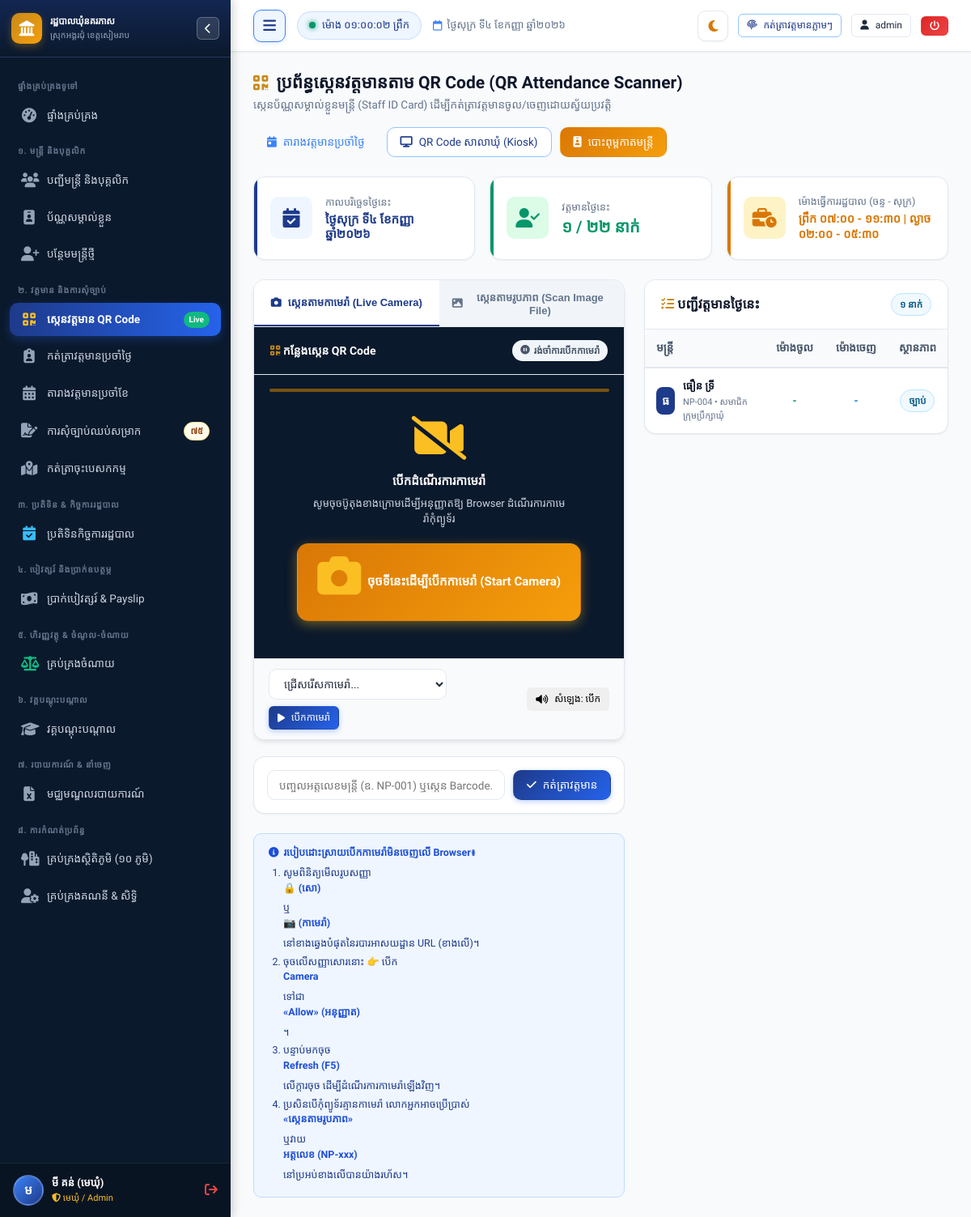
Screenshot of /attendance/scan (signed in) with the database file from the repository.
### tables this page shows
CREATE TABLE attendance (
        id INTEGER PRIMARY KEY AUTOINCREMENT,
        staff_id INTEGER NOT NULL,
        date TEXT NOT NULL,
        check_in_time TEXT,
        check_out_time TEXT,
        status TEXT NOT NULL DEFAULT 'present', -- 'present', 'late', 'early_leave', 'absent', 'on_leave', 'mission'
        remarks TEXT,
        recorded_by INTEGER,
        created_at TIMESTAMP DEFAULT CURRENT_TIMESTAMP,
        UNIQUE(staff_id, date),
        FOREIGN KEY (staff_id) REFERENCES staff (id) ON DELETE CASCADE
    );

CREATE TABLE staff (
        id INTEGER PRIMARY KEY AUTOINCREMENT,
        officer_code TEXT UNIQUE NOT NULL,
        name_kh TEXT NOT NULL,
        name_en TEXT NOT NULL,
        gender TEXT NOT NULL, -- 'ប្រុស', 'ស្រី'
        dob TEXT NOT NULL,
        national_id TEXT,
        phone TEXT,
        email TEXT,
        village TEXT NOT NULL,
        commune TEXT DEFAULT 'នគរភាស',
        district TEXT DEFAULT 'វ៉ារិន',
        province TEXT DEFAULT 'សៀមរាប',
        address TEXT,
        category TEXT NOT NULL, -- 'council', 'clerk', 'contract', 'village'
        position_title_kh TEXT NOT NULL,
        position_title_en TEXT,
        cadre_level TEXT, -- កម្រិតក្របខណ្ឌ
        appointment_date TEXT,
        contract_end_date TEXT,
        base_salary REAL DEFAULT 0,
        position_allowance REAL DEFAULT 0,
        family_allowance REAL DEFAULT 0,
        education_level TEXT,
        photo TEXT,
        status TEXT DEFAULT 'active', -- 'active', 'resigned', 'retired', 'suspended'
        emergency_contact TEXT,
        notes TEXT,
        created_at TIMESTAMP DEFAULT CURRENT_TIMESTAMP,
        updated_at TIMESTAMP DEFAULT CURRENT_TIMESTAMP
    );

### app.py (the view)
@app.route("/attendance/scan")
@login_required
def attendance_scan():
    today_str = date.today().strftime("%Y-%m-%d")
    conn = get_db()
    cursor = conn.cursor()
    cursor.execute("SELECT COUNT(*) FROM staff WHERE status = 'active'")
    total_staff = cursor.fetchone()[0]
    cursor.execute("SELECT COUNT(*) FROM attendance WHERE date = ?", (today_str,))
    today_present = cursor.fetchone()[0]
    cursor.execute("""
        SELECT a.id, a.check_in_time, a.check_out_time, a.status, a.remarks,
               s.id as staff_id, s.officer_code, s.name_kh, s.name_en, s.photo, s.position_title_kh, s.village, s.category
        FROM attendance a
        JOIN staff s ON a.staff_id = s.id
        WHERE a.date = ?
        ORDER BY a.id DESC
    """, (today_str,))
    today_records = cursor.fetchall()
    conn.close()
    today_dt = date.today()
    is_weekend = today_dt.weekday() in [5, 6]
    day_name_kh = "ថ្ងៃសៅរ៍" if today_dt.weekday() == 5 else ("ថ្ងៃអាទិត្យ" if today_dt.weekday() == 6 else "")
    return render_template(
        "attendance/scan.html",
        today_str=today_str,
        today_kh=format_khmer_date(today_dt),
        is_weekend=is_weekend,
        day_name_kh=day_name_kh,
        total_staff=total_staff,
        today_present=today_present,
        today_records=today_records,
        categories=STAFF_CATEGORIES,
        statuses=ATTENDANCE_STATUSES
    )

### app.py (called while the page is built)
@app.template_filter("kh_num")
def kh_num_filter(val):
    return to_khmer_num(val)

### database.py (called while the page is built)
def get_db():
    if DATABASE_URL:
        import psycopg2
        import psycopg2.extras
        url = DATABASE_URL
        if url.startswith("postgres://"):
            url = url.replace("postgres://", "postgresql://", 1)
        raw_conn = psycopg2.connect(url, sslmode="require")
        return PostgresConnectionWrapper(raw_conn)
    else:
        conn = sqlite3.connect(DB_PATH)
        conn.row_factory = sqlite3.Row
        conn.execute("PRAGMA foreign_keys = ON")
        return conn

### utils/helpers.py (called while the page is built)
def to_khmer_num(number_or_str):
    if number_or_str is None:
        return ""
    s = str(number_or_str)
    return "".join(KHMER_DIGITS.get(ch, ch) for ch in s)

def format_khmer_date(date_val, include_day_name=True):
    if not date_val:
        return ""
    if isinstance(date_val, str):
        try:
            date_val = datetime.strptime(date_val[:10], "%Y-%m-%d").date()
        except Exception:
            return date_val
    day_name = KHMER_DAYS[date_val.weekday()] if include_day_name else ""
    day_num = to_khmer_num(date_val.day)
    month_name = KHMER_MONTHS[date_val.month]
    year_num = to_khmer_num(date_val.year)
    if include_day_name:
        return f"{day_name} ទី{day_num} ខែ{month_name} ឆ្នាំ{year_num}"
    return f"ថ្ងៃទី{day_num} ខែ{month_name} ឆ្នាំ{year_num}"

def login_required(f):
    @wraps(f)
    def decorated_function(*args, **kwargs):
        if 'user_id' not in session:
            flash("សូមចូលប្រើប្រាស់ប្រព័ន្ធជាមុនសិន!", "warning")
            return redirect(url_for('login'))
        return f(*args, **kwargs)
    return decorated_function

### templates/attendance/scan.html (shortened to what this page needs)
{% extends "base.html" %}
{% block content %}
<div class="page-header">
  <div class="page-header-title">
    <h1>
      <i class="fa-solid fa-qrcode text-gold"></i>
      <span>ប្រព័ន្ធស្កេនវត្តមានតាម QR Code (QR Attendance Scanner)</span>
    </h1>
    <p>ស្កេនប័ណ្ណសម្គាល់ខ្លួនមន្ត្រី (Staff ID Card) ដើម្បីកត់ត្រាវត្តមានចូល/ចេញដោយស្វ័យប្រវត្តិ</p>
  </div>
  <div class="page-actions">
    <a href="{{ url_for('attendance_daily') }}" class="btn btn-outline-secondary">
      <i class="fa-solid fa-calendar-day"></i> តារាងវត្តមានប្រចាំថ្ងៃ
    </a>
    <a href="{{ url_for('attendance_kiosk_qr') }}" target="_blank" class="btn btn-outline-primary">
      <i class="fa-solid fa-display"></i> QR Code សាលាឃុំ (Kiosk)
    </a>
    <a href="{{ url_for('staff_id_cards_batch') }}" class="btn btn-warning">
      <i class="fa-solid fa-id-badge"></i> បោះពុម្ពកាតមន្ត្រី
    </a>
  </div>
</div>
<div class="stats-grid" style="grid-template-columns: repeat(auto-fit, minmax(200px, 1fr)); margin-bottom: 24px;">
  <div class="stat-card" style="--stat-color: #1e3a8a;">
    <div class="stat-icon-wrapper">
      <i class="fa-solid fa-calendar-check"></i>
    </div>
    <div class="stat-details">
      <div class="stat-label">កាលបរិច្ឆេទថ្ងៃនេះ</div>
      <div class="stat-number" style="font-size: 15px; color: #1e3a8a;">{{ today_kh }}</div>
    </div>
  </div>
  <div class="stat-card" style="--stat-color: #059669;">
    <div class="stat-icon-wrapper" style="--stat-bg: #dcfce7;">
      <i class="fa-solid fa-user-check"></i>
    </div>
    <div class="stat-details">
      <div class="stat-label">វត្តមានថ្ងៃនេះ</div>
      <div class="stat-number" id="stat-today-present" style="font-size: 20px; color: #059669;">
        {{ today_present | kh_num }} / {{ total_staff | kh_num }} នាក់
      </div>
    </div>
  </div>
  <div class="stat-card" style="--stat-color: #d97706;">
    <div class="stat-icon-wrapper" style="--stat-bg: #fef3c7;">
      <i class="fa-solid fa-business-time"></i>
    </div>
    <div class="stat-details">
      <div class="stat-label">ម៉ោងធ្វើការរដ្ឋបាល (ចន្ទ - សុក្រ)</div>
      <div class="stat-number" style="font-size: 14.5px; color: #d97706; line-height: 1.35;">
        ព្រឹក ០៧:០០ - ១១:៣០ | ល្ងាច ០២:០០ - ០៥:៣០
      </div>
    </div>
  </div>
</div>
<div class="qr-scanner-layout">
  <div>
    <div class="scanner-card">
      <div class="scanner-tab-bar">
        <button id="tab-btn-camera" class="scanner-tab-btn active" onclick="switchScannerTab('camera')">
          <i class="fa-solid fa-camera"></i> ស្កេនតាមកាមេរ៉ា (Live Camera)
        </button>
        <button id="tab-btn-file" class="scanner-tab-btn" onclick="switchScannerTab('file')">
          <i class="fa-solid fa-image"></i> ស្កេនតាមរូបភាព (Scan Image File)
        </button>
      </div>
      <div class="card-header" style="background: #0b192c; color: #ffffff; display: flex; justify-content: space-between; align-items: center;">
        <div style="font-weight: 600; font-size: 14px;">
          <i class="fa-solid fa-qrcode text-gold"></i> កន្លែងស្កេន QR Code
        </div>
        <span id="camera-status-badge" class="badge" style="background: #f1f5f9; color: #475569;">
          <i class="fa-solid fa-circle-pause"></i> រង់ចាំការបើកកាមេរ៉ា
        </span>
      </div>
      <div id="camera-mode-container">
        <div class="scanner-viewport-wrapper">
          <div id="reader"></div>
          <div id="camera-prompt-box" class="camera-permission-prompt">
            <i class="fa-solid fa-video-slash"></i>
            <h4>បើកដំណើរការកាមេរ៉ា</h4>
            <p>សូមចុចប៊ូតុងខាងក្រោមដើម្បីអនុញ្ញាតឱ្យ Browser ដំណើរការកាមេរ៉ាកុំព្យូទ័រ</p>
            <button id="btn-allow-camera" class="btn btn-warning btn-lg" style="font-weight: 700; box-shadow: 0 4px 14px rgba(251, 191, 36, 0.4);">
              <i class="fa-solid fa-camera"></i> ចុចទីនេះដើម្បីបើកកាមេរ៉ា (Start Camera)
            </button>
          </div>
        </div>
        <div class="scanner-controls-bar">
          <div style="display: flex; gap: 8px; align-items: center; flex: 1; flex-wrap: wrap;">
            <select id="camera-select" class="form-select form-select-sm" style="max-width: 220px;">
              <option value="">ជ្រើសរើសកាមេរ៉ា...</option>
            </select>
            <button id="btn-toggle-cam" class="btn btn-sm btn-primary">
              <i class="fa-solid fa-play"></i> បើកកាមេរ៉ា
            </button>
          </div>
          <div>
            <button id="btn-sound-toggle" class="btn btn-sm btn-outline-secondary" title="បិទ/បើកសំឡេង">
              <i class="fa-solid fa-volume-high"></i> សំឡេង: បើក
            </button>
          </div>
        </div>
      </div>
    </div>
    <div class="card" style="margin-top: 20px;">
      <div class="card-body" style="padding: 16px;">
        <form id="manual-scan-form" style="display: flex; gap: 10px;">
          <input type="text" id="manual-officer-code" class="form-control" placeholder="បញ្ចូលអត្តលេខមន្ត្រី (ឧ. NP-001) ឬស្កេន Barcode..." autofocus autocomplete="off">
          <button type="submit" class="btn btn-primary" style="white-space: nowrap;">
            <i class="fa-solid fa-check"></i> កត់ត្រាវត្តមាន
          </button>
        </form>
      </div>
    </div>
    <div class="cam-troubleshoot-box">
      <strong><i class="fa-solid fa-circle-info"></i> របៀបដោះស្រាយបើកកាមេរ៉ាមិនចេញលើ Browser៖</strong>
      <ol>
        <li>សូមពិនិត្យមើលរូបសញ្ញា <strong>🔒 (សោ)</strong> ឬ <strong>📷 (កាមេរ៉ា)</strong> នៅខាងឆ្វេងបំផុតនៃរបារអាសយដ្ឋាន URL (ខាងលើ)។</li>
        <li>ចុចលើសញ្ញាសោរនោះ 👉 បើក <strong>Camera</strong> ទៅជា <strong>«Allow» (អនុញ្ញាត)</strong>។</li>
        <li>បន្ទាប់មកចុច <strong>Refresh (F5)</strong> លើក្តារចុច ដើម្បីដំណើរការកាមេរ៉ាឡើងវិញ។</li>
        <li>ប្រសិនបើកុំព្យូទ័រគ្មានកាមេរ៉ា លោកអ្នកអាចប្រើប្រាស់ <strong>«ស្កេនតាមរូបភាព»</strong> ឬវាយ <strong>អត្តលេខ (NP-xxx)</strong> នៅប្រអប់ខាងលើបានយ៉ាងរហ័ស។</li>
      </ol>
    </div>
  </div>
  <div>
    <div class="card">
      <div class="card-header" style="display: flex; justify-content: space-between; align-items: center;">
        <div class="card-title">
          <span><i class="fa-solid fa-list-check text-gold"></i> បញ្ជីវត្តមានថ្ងៃនេះ</span>
        </div>
        <span class="badge badge-info" id="feed-count-badge">{{ today_records|length | kh_num }} នាក់</span>
      </div>
      <div class="card-body" style="padding: 0; max-height: 540px; overflow-y: auto;">
        <div class="table-responsive">
          <table class="custom-table today-feed-table">
            <thead>
              <tr>
                <th>មន្ត្រី</th>
                <th style="text-align: center;">ម៉ោងចូល</th>
                <th style="text-align: center;">ម៉ោងចេញ</th>
                <th style="text-align: center;">ស្ថានភាព</th>
              </tr>
            </thead>
            <tbody id="today-attendance-tbody">
              {% for a in today_records %}
              <tr id="att-row-{{ a.staff_id }}">
                <td>
                  <div style="display: flex; align-items: center; gap: 10px;">
                    {% if a.photo %}
                    <img src="{{ url_for('static', filename='uploads/' + a.photo) }}" alt="{{ a.name_kh }}" style="width: 34px; height: 34px; border-radius: 8px; object-fit: cover;">
                    {% else %}
                    <div style="width: 34px; height: 34px; border-radius: 8px; background: #1e3a8a; color: #ffffff; display: flex; align-items: center; justify-content: center; font-size: 14px; font-weight: bold;">
                      {{ a.name_kh[:1] }}
                    </div>
                    {% endif %}
                    <div>
                      <div style="font-weight: 600; font-size: 13px; color: var(--primary-dark);">{{ a.name_kh }}</div>
                      <div style="font-size: 11px; color: var(--text-muted);">{{ a.officer_code }} • {{ a.position_title_kh }}</div>
                    </div>
                  </div>
                </td>
                <td style="text-align: center; font-weight: 600; color: #059669; font-size: 13px;">
                  {{ a.check_in_time or '-' }}
                </td>
                <td style="text-align: center; font-weight: 600; color: #0284c7; font-size: 13px;">
                  {{ a.check_out_time or '-' }}
                </td>
                <td style="text-align: center;">
                  {% set st = statuses.get(a.status, {}) %}
                  <span class="badge {{ st.badge }}">{{ st.label_kh }}</span>
                </td>
              </tr>
              {% endfor %}
            </tbody>
          </table>
        </div>
      </div>
    </div>
  </div>
</div>
{% endblock %}

### templates/attendance/scan.html (style rules this page uses)
.qr-scanner-layout { display: grid; grid-template-columns: 1.1fr 0.9fr; gap: 24px; align-items: start; }
.scanner-card { background: #ffffff; border-radius: var(--radius-lg); border: 1px solid var(--border-color); box-shadow: var(--shadow-md); overflow: hidden; }
.scanner-viewport-wrapper { background: #0b192c; padding: 16px; position: relative; display: flex; flex-direction: column; align-items: center; justify-content: center; min-height: 350px; }
#reader { width: 100% !important; max-width: 420px !important; border-radius: 12px !important; overflow: hidden !important; border: 2px solid rgba(200, 138, 26, 0.6) !important; background: #000000 !important; }
.camera-permission-prompt { display: flex; flex-direction: column; align-items: center; justify-content: center; text-align: center; padding: 30px 20px; color: #ffffff; z-index: 5; }
.camera-permission-prompt i { font-size: 54px; color: #fbbf24; margin-bottom: 16px; }
.camera-permission-prompt h4 { font-family: var(--font-moul); font-size: 15px; color: #ffffff; margin-bottom: 8px; }
.camera-permission-prompt p { font-size: 13px; color: #cbd5e1; max-width: 320px; margin-bottom: 20px; line-height: 1.5; }
.scanner-tab-bar { display: flex; background: #f1f5f9; border-bottom: 1px solid var(--border-color); }
.scanner-tab-btn { flex: 1; padding: 12px 16px; border: none; background: transparent; font-size: 13px; font-weight: 600; color: #64748b; cursor: pointer; display: flex; align-items: center; justify-content: center; gap: 8px; transition: all 0.2s ease; }
.scanner-tab-btn.active { background: #ffffff; color: var(--primary); border-bottom: 2px solid var(--primary); }
.scanner-controls-bar { padding: 12px 18px; background: #f8fafc; border-top: 1px solid var(--border-color); display: flex; align-items: center; justify-content: space-between; gap: 12px; flex-wrap: wrap; }
.cam-troubleshoot-box { background: #eff6ff; border: 1px solid #bfdbfe; border-radius: 10px; padding: 14px 18px; font-size: 12.5px; color: #1e3a8a; line-height: 1.5; margin-top: 20px; }
.cam-troubleshoot-box strong { display: flex; align-items: center; gap: 6px; margin-bottom: 6px; color: #1d4ed8; }
.cam-troubleshoot-box ol { margin-left: 18px; margin-bottom: 0; }
.cam-troubleshoot-box li { margin-bottom: 4px; }

### rows the page displays
attendance: name_kh "ធ", name_kh "ធឿន ទ្រី", officer_code "NP-004", position_title_kh "សមាជិកក្រុមប្រឹក្សាឃុំ", check_in_time "-", check_out_time "-", label_kh "ច្បាប់"

### other values shown
{{ pending_leaves_count | kh_num }} "៧៥"
{{ session.full_name[:1] if session.full_name else 'U' }} "ម"
{{ session.full_name or 'មន្ត្រីឃុំ' }} "មី គន់ (មេឃុំ)"
{{ today_khmer }} "ថ្ងៃសុក្រ ទី៤ ខែកញ្ញា ឆ្នាំ២០២៦"
{{ session.username }} "admin"
{{ today_kh }} "ថ្ងៃសុក្រ ទី៤ ខែកញ្ញា ឆ្នាំ២០២៦"
{{ today_present | kh_num }} "១"
{{ total_staff | kh_num }} "២២"
{{ today_records|length | kh_num }} "១"
